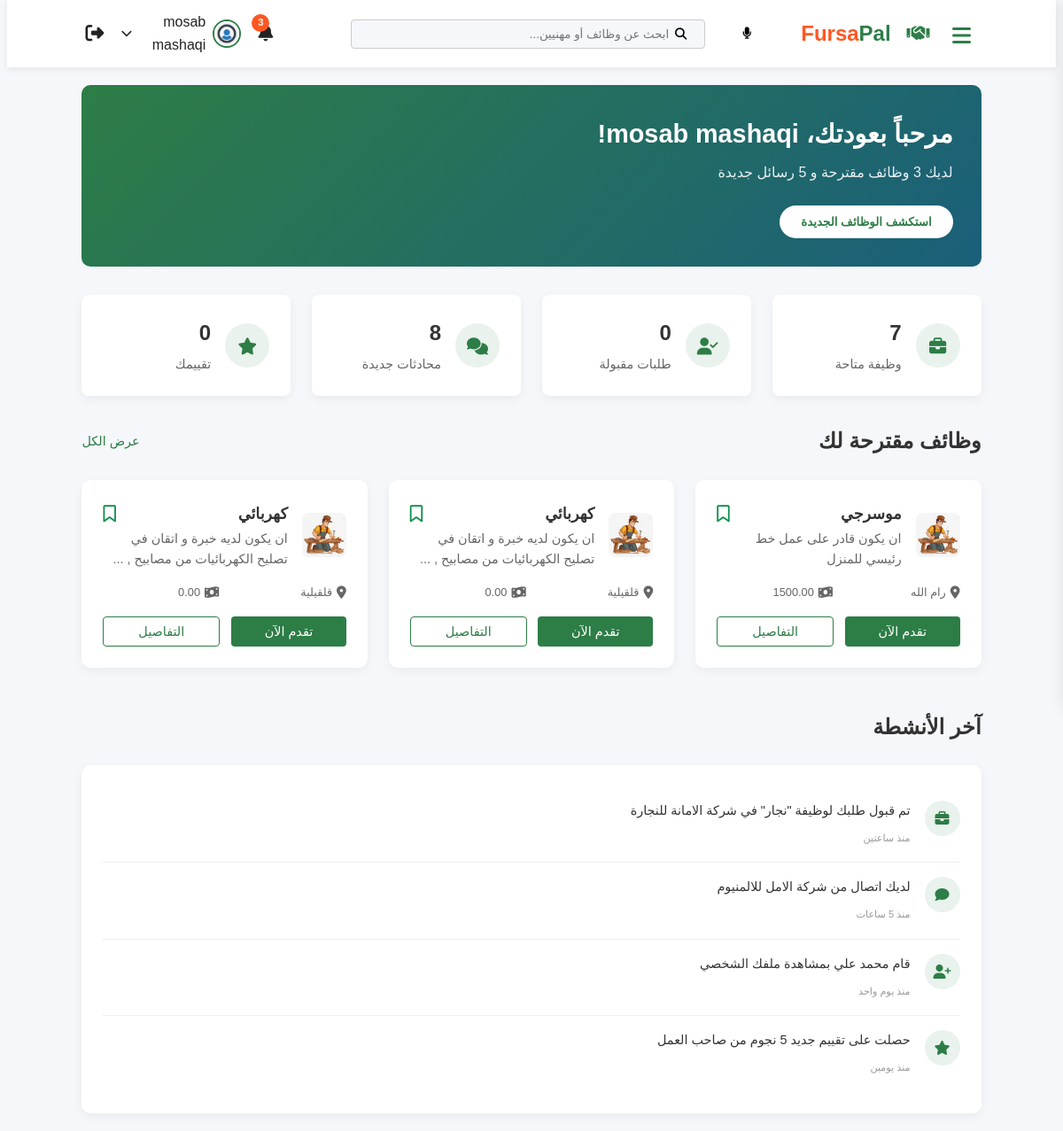
The app's page /dashboard.php (signed in), older data.
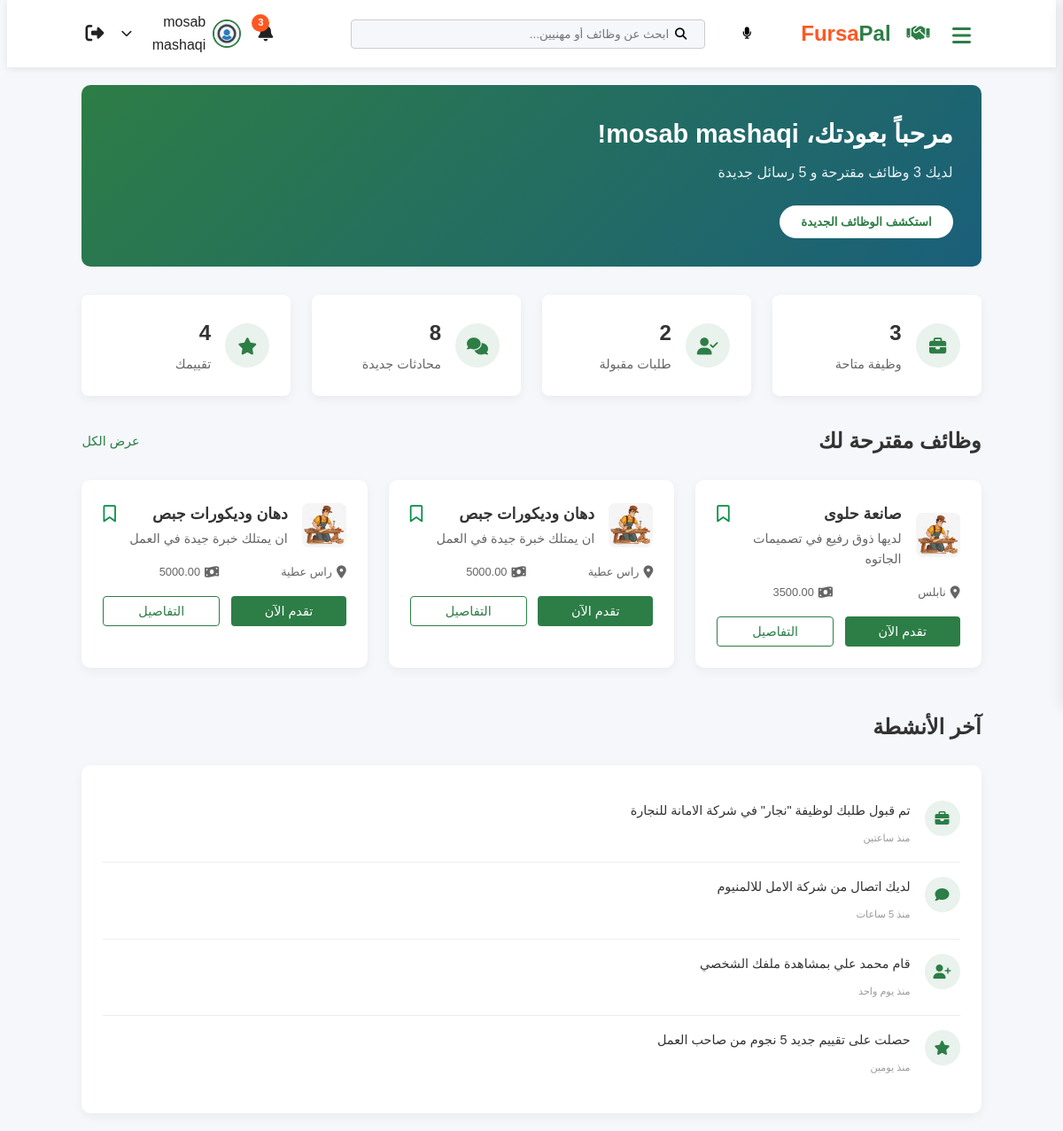
The same page, newer data.
### tables this page shows
CREATE TABLE `profile` (
  `profile_ID` int(11) NOT NULL,
  `User_ID` int(11) DEFAULT NULL,
  `first_name` varchar(100) DEFAULT NULL,
  `last_name` varchar(100) DEFAULT NULL,
  `bio` text DEFAULT NULL,
  `skills` text DEFAULT NULL,
  `location` varchar(255) DEFAULT NULL,
  `experience` text DEFAULT NULL,
  `id_photo` varchar(255) DEFAULT NULL,
  `profile_photo` varchar(255) DEFAULT NULL
);

CREATE TABLE `user` (
  `User_ID` int(11) NOT NULL,
  `name` varchar(255) NOT NULL,
  `email` varchar(255) NOT NULL,
  `password` varchar(255) NOT NULL,
  `role` enum('job_seeker','employer') NOT NULL
);

CREATE TABLE `job` (
  `job_ID` int(11) NOT NULL,
  `employer_ID` int(11) DEFAULT NULL,
  `title` varchar(255) NOT NULL,
  `description` text DEFAULT NULL,
  `location` varchar(255) DEFAULT NULL,
  `salary` decimal(10,2) DEFAULT NULL
);

### dashboard.php (the view, shortened to what this page needs)
<?php
include 'db.php';
$user_id = $_SESSION['user_id'];
$role = '';
try {
    $stmt = $conn->prepare('SELECT name, role FROM user WHERE User_ID = :user_id');
    $stmt->execute([':user_id' => $user_id]);
    $row = $stmt->fetch(PDO::FETCH_ASSOC);
    if ($row) {
        $role = $row['role'];
    } else {
        $user_name = 'مستخدم';
        $role = '';
    }
} catch (PDOException $e) {
    $user_name = 'مستخدم';
    $role = '';
}
?>
<!DOCTYPE html>
<html lang="ar" dir="rtl">
  <head>
    <link rel="stylesheet" href="css/project.css" />
    <link rel="stylesheet" href="dashboard.php" />
    <link rel="stylesheet" href="css/rating.css">
    <link rel="stylesheet" href="css/request-btn.css">
  </head>
  <body class="dashboard-page">
    <?php include 'headerDash.php'; ?>
    <main class="main-content">
      <div class="container">
        <section class="welcome-card">
          <div class="welcome-content">
            <h1>مرحباً بعودتك، <?php echo $user_name; ?>!</h1>
            <p>لديك 3 وظائف مقترحة و 5 رسائل جديدة</p>
            <?php if ($role === 'job_seeker'): ?>
              <button class="btn-explore" id="btn-explore-jobs">استكشف الوظائف الجديدة</button>
            <?php endif; ?>
          </div>
        </section>
        <?php if ($role === 'job_seeker'): ?>
        <section class="quick-stats">
          <div class="stat-card">
            <div class="stat-icon">
              <i class="fas fa-briefcase"></i>
            </div>
            <div class="stat-info">
              <h3>
                <?php
                $stmt = $conn->prepare('SELECT COUNT(*) FROM job');
                $stmt->execute();
                echo $stmt->fetchColumn();
                ?>
              </h3>
              <p>وظيفة متاحة</p>
            </div>
          </div>
          <div class="stat-card">
            <div class="stat-icon">
              <i class="fas fa-user-check"></i>
            </div>
            <div class="stat-info">
              <h3>
                <?php
                $stmt = $conn->prepare('SELECT COUNT(*) FROM application WHERE user_ID = :uid AND status = "accepted"');
                $stmt->execute([':uid' => $user_id]);
                echo $stmt->fetchColumn();
                ?>
              </h3>
              <p>طلبات مقبولة</p>
            </div>
          </div>
          <div class="stat-card">
            <div class="stat-icon">
              <i class="fas fa-comments"></i>
            </div>
            <div class="stat-info">
              <h3>8</h3>
              <p>محادثات جديدة</p>
            </div>
          </div>
          <div class="stat-card">
            <div class="stat-icon">
              <i class="fas fa-star"></i>
            </div>
            <div class="stat-info">
              <h3>
                <?php
                $stmt = $conn->prepare('SELECT AVG(rating) FROM professional_ratings WHERE professional_id = :uid');
                $stmt->execute([':uid' => $user_id]);
                $avg = $stmt->fetchColumn();
                echo $avg ? round($avg, 1) : '0';
                ?>
              </h3>
              <p>تقييمك</p>
            </div>
          </div>
        </section>
        <?php endif; ?>
        <?php
        $suggested_professionals = [];
        $suggested_jobs = [];
        if ($role === 'employer') {
            try {
                $stmt = $conn->prepare("SELECT user.User_ID, CONCAT(profile.first_name, ' ', profile.last_name) AS name, profile.bio AS profession, profile.location, profile.experience, profile.profile_photo FROM user INNER JOIN profile ON user.User_ID = profile.User_ID WHERE user.role = 'job_seeker' ORDER BY RAND() LIMIT 3");
                $stmt->execute();
                $suggested_professionals = $stmt->fetchAll(PDO::FETCH_ASSOC);
            } catch (PDOException $e) {
                echo '<p>حدث خطأ أثناء جلب المهنيين المقترحين.</p>';
            }
        } else {
            try {
                $stmt = $conn->prepare('SELECT * FROM job ORDER BY RAND() LIMIT 3');
                $stmt->execute();
                $suggested_jobs = $stmt->fetchAll(PDO::FETCH_ASSOC);
            } catch (PDOException $e) {
                echo '<p>حدث خطأ أثناء جلب الوظائف المقترحة.</p>';
            }
        }
        ?>
        <section class="suggested-jobs">
          <div class="section-header">
            <?php if ($role === 'employer'): ?>
              <h2>مهنيون مقترحون لك</h2>
              <a href="professionals.php" class="view-all">عرض الكل</a>
            <?php else: ?>
              <h2>وظائف مقترحة لك</h2>
              <a href="#" class="view-all">عرض الكل</a>
            <?php endif; ?>
          </div>
          <div class="jobs-grid">
            <?php if ($role === 'employer'): ?>
              <?php foreach ($suggested_professionals as $pro): ?>
                <div class="job-card">
                  <div class="job-header">
                    <img src="<?php echo htmlspecialchars($pro['profile_photo'] ?? 'image/p.png'); ?>" alt="صورة الحساب" class="company-logo">
                    <div class="job-title">
                      <h3><?php echo htmlspecialchars($pro['name']); ?></h3>
                      <p><?php echo htmlspecialchars($pro['profession']); ?></p>
                    </div>
                  </div>
                  <div class="job-details">
                    <p><i class="fas fa-map-marker-alt"></i> <?php echo htmlspecialchars($pro['location']); ?></p>
                    <p><i class="fas fa-briefcase"></i> خبرة: <?php echo htmlspecialchars($pro['experience']); ?> سنوات</p>
                    <div class="rating-stars-dashboard" data-professional-id="<?php echo $pro['User_ID']; ?>">
                      <span>جاري التحميل...</span>
                    </div>
                  </div>
                  <div class="job-actions">
                    <button class="btn-request-professional" data-professional-id="<?php echo $pro['User_ID']; ?>">اطلبه الآن</button>
                  </div>
                </div>
              <?php endforeach; ?>
            <?php else: ?>
              <?php foreach ($suggested_jobs as $job): ?>
                <div class="job-card">
                  <div class="job-header">
                    <img src="image/n.png" alt="شعار الشركة" class="company-logo">
                    <div class="job-title">
                      <h3><?php echo htmlspecialchars($job['title']); ?></h3>
                      <p><?php echo htmlspecialchars($job['description']); ?></p>
                    </div>
                    <div class="job-save<?php echo !empty($job['saved']) ? ' saved' : ''; ?>" data-job-id="<?php echo $job['job_ID']; ?>" data-saved="<?php echo !empty($job['saved']) ? '1' : '0'; ?>">
                      <i class="<?php echo !empty($job['saved']) ? 'fas' : 'far'; ?> fa-bookmark"></i>
                    </div>
                  </div>
                  <div class="job-details">
                    <p><i class="fas fa-map-marker-alt"></i> <?php echo htmlspecialchars($job['location']); ?></p>
                    <p><i class="fas fa-money-bill-wave"></i> <?php echo htmlspecialchars($job['salary']); ?></p>
                  </div>
                  <div class="job-actions">
                    <button class="btn-apply" data-job-id="<?php echo $job['job_ID']; ?>">تقدم الآن</button>
                    <button class="btn-details">التفاصيل</button>
                  </div>
                </div>
              <?php endforeach; ?>
            <?php endif; ?>
          </div>
        </section>
        <section class="activity-section">
          <div class="section-header">
            <h2>آخر الأنشطة</h2>
          </div>
          <div class="activity-timeline">
            <div class="activity-item">
              <div class="activity-icon">
                <i class="fas fa-briefcase"></i>
              </div>
              <div class="activity-content">
                <p>تم قبول طلبك لوظيفة "نجار" في شركة الامانة للنجارة</p>
                <span class="activity-time">منذ ساعتين</span>
              </div>
            </div>
            <div class="activity-item">
              <div class="activity-icon">
                <i class="fas fa-comment"></i>
              </div>
              <div class="activity-content">
                <p>لديك اتصال من شركة الامل للالمنيوم </p>
                <span class="activity-time">منذ 5 ساعات</span>
              </div>
            </div>
            <div class="activity-item">
              <div class="activity-icon">
                <i class="fas fa-user-plus"></i>
              </div>
              <div class="activity-content">
                <p>قام محمد علي بمشاهدة ملفك الشخصي</p>
                <span class="activity-time">منذ يوم واحد</span>
              </div>
            </div>
            <div class="activity-item">
              <div class="activity-icon">
                <i class="fas fa-star"></i>
              </div>
              <div class="activity-content">
                <p>حصلت على تقييم جديد 5 نجوم من صاحب العمل</p>
                <span class="activity-time">منذ يومين</span>
              </div>
            </div>
          </div>
        </section>
      </div>
    </main>
  </body>
</html>

### headerDash.php (shortened to what this page needs)
<?php
include 'db.php';
if (!isset($user_name) || !isset($profile_photo)) {
    if (isset($_SESSION['user_id'])) {
        $user_id = $_SESSION['user_id'];
        try {
            $stmt = $conn->prepare('SELECT u.name, p.profile_photo FROM user u LEFT JOIN profile p ON u.User_ID = p.User_ID WHERE u.User_ID = :user_id');
            $stmt->execute([':user_id' => $user_id]);
            $row = $stmt->fetch(PDO::FETCH_ASSOC);
            $user_name = $row && isset($row['name']) ? htmlspecialchars($row['name']) : 'مستخدم';
            $profile_photo = $row && !empty($row['profile_photo']) ? $row['profile_photo'] : 'image/p.png';
        } catch (PDOException $e) {
            $user_name = 'مستخدم';
            $profile_photo = 'image/p.png';
        }
    } else {
        $user_name = 'مستخدم';
        $profile_photo = 'image/p.png';
    }
}
?>
<link rel="stylesheet" href="https://cdnjs.cloudflare.com/ajax/libs/font-awesome/6.4.0/css/all.min.css">
<link rel="stylesheet" href="css/headerDash.css">
<header class="dashboard-header">
  <div class="container">
  <nav style="width:100%; display:flex; align-items:center; justify-content:space-between; flex-direction: row;">
      <div style="display:flex; align-items:center; gap:1rem;">
        <button class="sidebar-toggle-btn" id="sidebarToggleBtn" aria-label="تبديل القائمة الجانبية"><i class="fas fa-bars"></i></button>
        <div class="logo">
          <i class="fas fa-handshake"></i>
          <span>Fursa<span style="color: var(--primary);">Pal</span></span>
        </div>
      </div>
      <div style="display: flex; align-items: center; gap: 10px; width: 100%; max-width: 500px; margin: 0 1.5rem;">
        <button id="voice-search-btn" title="بحث صوتي"
                style="background: none; border: none; cursor: pointer; padding: 8px; display: flex; align-items: center; justify-content: center;">
            <i class="fas fa-microphone"></i>
        </button>
        <div class="search-bar" style="position: relative; flex-grow: 1;">
            <input type="text" placeholder="ابحث عن وظائف أو مهنيين..."
                   style="width: 100%; padding: 8px 40px 8px 8px; border: 1px solid #ccc; border-radius: 4px;">
            <button style="position: absolute; left: auto; right: 5px; top: 50%; transform: translateY(-50%);
                         background: none; border: none; cursor: pointer;">
                <i class="fas fa-search"></i>
            </button>
        </div>
      </div>
      <div class="user-actions" style="display:flex; align-items:center; gap:1.2rem;">
        <div class="notification-bell">
          <i class="fas fa-bell"></i>
          <span class="notification-count">3</span>
        </div>
        <div class="user-profile">
          <img src="<?php echo $profile_photo; ?>" alt="صورة المستخدم">
          <span><?php echo $user_name; ?></span>
          <i class="fas fa-chevron-down"></i>
        </div>
        <div class="logout-icon" style="cursor: pointer; margin-left: 10px;" onclick="location.href='main.php'">
          <i class="fas fa-sign-out-alt"></i>
        </div>
      </div>
    </nav>
  </div>
</header>

### css/headerDash.css (style rules this page uses)
.search-bar button i.fas.fa-search { color: #000 !important; }
:root { --sidebar-width: 270px; --sidebar-bg: #fff; --sidebar-text: #222; --sidebar-accent: #ff5722; --sidebar-accent2: #2d7d46; --sidebar-shadow: rgba(0,0,0,0.08); }
.dashboard-header { background: #fff; color: #222; padding: 0.5rem 0; box-shadow: 0 2px 8px rgba(0,0,0,0.08); position: relative; z-index: 1002; margin-right: 0; }
.dashboard-header .container { display: flex; align-items: center; justify-content: space-between; padding-right: 1.2rem; padding-left: 1.2rem; }
.dashboard-header nav { display: flex; align-items: center; width: 100%; }
.logo { display: flex; align-items: center; font-size: 1.5rem; font-weight: bold; gap: 0.5rem; color: var(--sidebar-accent2); }
.search-bar { flex: 1; display: flex; align-items: center; margin: 0 1.5rem; max-width: 400px; }
.search-bar input { width: 100%; padding: 0.5rem 1rem; border: none; border-radius: 20px 0 0 20px; outline: none; background: #f5f7fa; color: #222; }
.search-bar button { background: var(--sidebar-accent2); border: none; color: #fff; padding: 0.5rem 1rem; border-radius: 0 20px 20px 0; cursor: pointer; }
.user-actions { display: flex; align-items: center; gap: 1.2rem; }
.notification-bell { position: relative; color: #222; font-size: 1.2rem; cursor: pointer; }
.notification-count { position: absolute; top: -7px; left: -7px; background: var(--sidebar-accent); color: #fff; border-radius: 50%; font-size: 0.7rem; padding: 2px 6px; }
.user-profile { display: flex; align-items: center; gap: 0.5rem; position: relative; cursor: pointer; }
.user-profile img { width: 32px; height: 32px; border-radius: 50%; object-fit: cover; border: 2px solid var(--sidebar-accent2); }
.logout-icon { color: #222; font-size: 1.3rem; }
.sidebar-toggle-btn { background: none; border: none; color: var(--sidebar-accent2); font-size: 1.5rem; cursor: pointer; margin-right: 0.5rem; }
@media (min-width: 601px) { body { padding-right: 0.5rem; padding-left: 0.5rem; } }
@media (min-width: 601px) { main, .main-content, .dashboard-main, .dashboard-content { margin-right: 0.5rem !important; margin-left: 0.5rem !important; } }

Row changes from the older to the newer data that the page shows:
removed job: title "موسرجي", description "ان يكون قادر على عمل خط رئيسي للمنزل", location "رام الله", salary "1500.00"
removed job: title "كهربائي", description "ان يكون لديه خبرة و اتقان في تصليح الكهربائيات من مصابيح , ...", location "قلقيلية", salary "0.00"
added job: title "صانعة حلوى", description "لديها ذوق رفيع في تصميمات الجاتوه", location "نابلس", salary "3500.00"
added job: title "دهان وديكورات جبص", description "ان يمتلك خبرة جيدة في العمل", location "راس عطية", salary "5000.00"
Text that changed along with them:
$stmt->fetchColumn(): "7" → "3"
$stmt->fetchColumn(): "0" → "2"
$avg: (not shown) → "4"
text no longer shown: "0"
